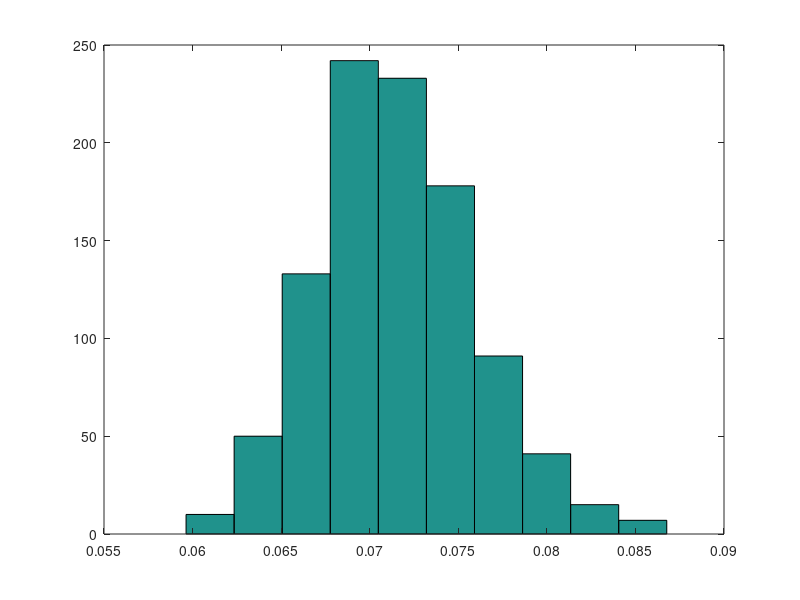
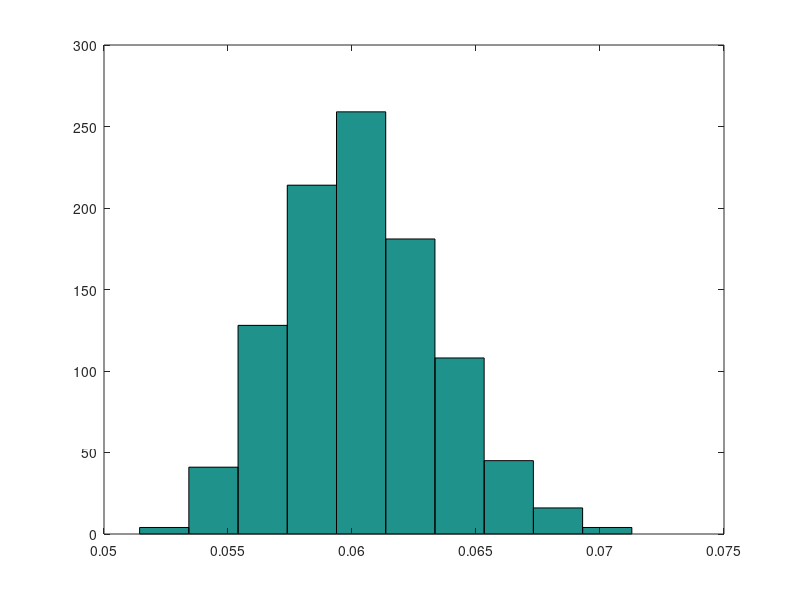
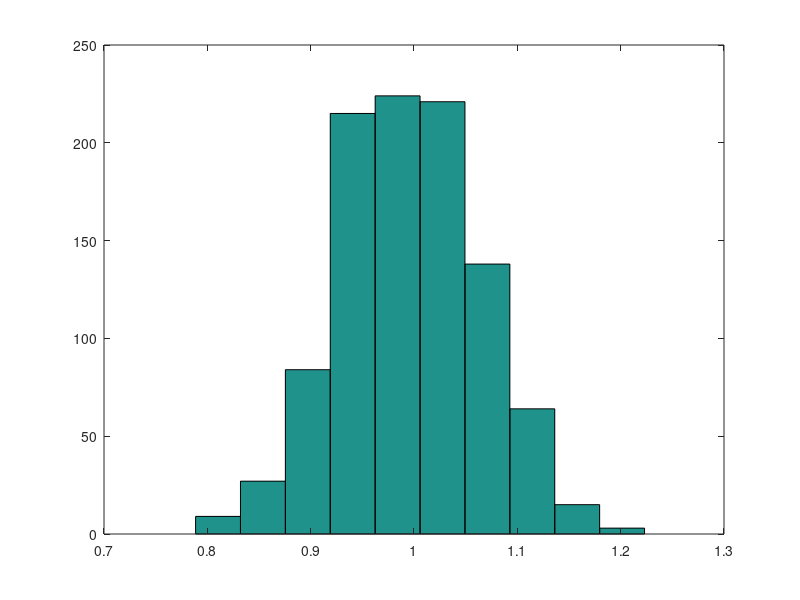

Write the MATLAB code that produced these figures, in order.
clear;
clc;
N = 500;
T = 5;
nreplic = 1000;

beta_hat = zeros(nreplic,1);
sigma_beta1 =  zeros(nreplic,1);
sigma_beta2 =  zeros(nreplic,1);

for replic = 1:1:nreplic;
    
    x = randn(T,N);
    %sigma = repmat(sqrt(T)*mean(x),T,1);
    sigma = 2*abs(x);
    e = sigma.*randn(T,N);
    y = x + e;
    
    
    y = y - repmat(mean(y),T,1);
    x = x - repmat(mean(x),T,1);
    
    yy = y';  % T x N
    xx = x';  % T x N
    
    xx = xx(:); % vectorize x' 
    yy = yy(:); % vectorize y'

    
    beta_hat(replic) = xx\yy;  %fixed effects estimator
    e_hat = y - x*beta_hat(replic);  % residual from fixed effect regression
                                     % T x N
  
    
    sigma_beta1(replic) = sqrt((xx'*xx)^(-2)*sum( sum(x.*e_hat).^2));
    sigma_beta2(replic) = sqrt((xx'*xx)^(-2)*sum(sum ( (x.^2).*(e_hat.^2) )));
end


[std(beta_hat) mean(sigma_beta1) mean(sigma_beta2) std(sigma_beta1), std(sigma_beta2)...
    sqrt((mean(sigma_beta1)-std(beta_hat))^2 +std(sigma_beta1)^2), sqrt((mean(sigma_beta2)-std(beta_hat))^2 +std(sigma_beta2)^2)   ]


figure(10)
hist(beta_hat);  

figure(1)
hist(sigma_beta1);

figure(2)
hist(sigma_beta2);
    

